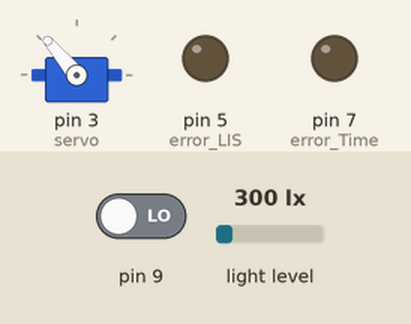
This sketch was run on a simulated Arduino Uno, built with avr-gcc and run on an emulated ATmega328P. On the bench: servo, output pins drawn as LEDs (lit = HIGH). The test bench sets the inputs (shaded band); at power-on: pin 9 LOW, light level 300 lx. Storage starts empty.

Above: at 3.2 s.
3.3 s: pin 9 driven HIGH
At 4.7 s:
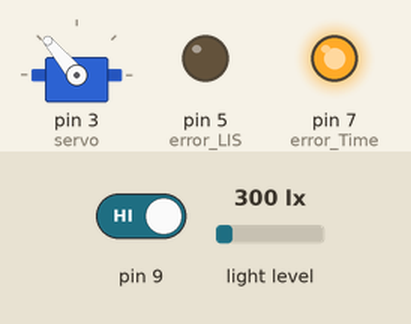
5.0 s: pin 9 driven LOW
At 6.3 s:
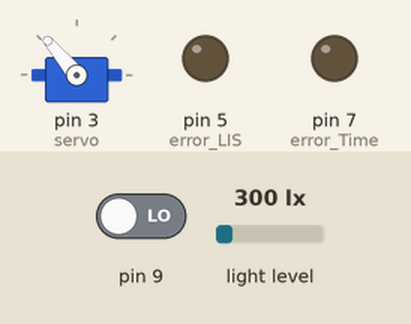
Timing chart, 0 to 8.0 s (numbered marks = the images above; inputs shaded):
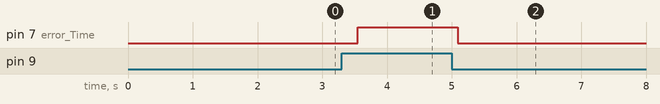

Measured:
- after the input at 3.3 s, pin 7 (error_Time): LOW → HIGH after 0.25 s
- after the input at 5.0 s, pin 7 (error_Time): HIGH → LOW after 0.10 s

The sketch:

deployBuild2.ino
```cpp
#include <Wire.h>
#include <BH1750.h>
#include <Servo.h>
#include <SD.h>
#include <SPI.h>

BH1750 lightMeter;
Servo servo;
File myFile;

void errorSetup(){
  SD.begin();
  pinMode(5, OUTPUT); //error LIS
  pinMode(7, OUTPUT); //error Time, Servo
}

void irSetup(){
  pinMode(9, INPUT);
}

void ServoSetup(){
  servo.attach(3);
  servo.write(130);
  delay(2000);
}

void lisSetup(){
  lightMeter.begin();
}

void setup()
{
  lisSetup();
  ServoSetup();
  errorSetup();
  irSetup();
  Serial.begin(9600);
  Wire.begin();

}

void loop()
{
  errorCorrection();
  if( RainModule() == 0 && getLightInstensity() < 1000){
    servo.write(0);
  }
  else{
    servo.write(130);
  }
}

void errorCorrection(){
  myFile = SD.open("logging.txt", FILE_WRITE);

  int sensorState = digitalRead(9);
  if (sensorState == HIGH && servo.read() == 130){ //IR baca, tapi servo buka
    digitalWrite(7, HIGH);
    myFile.print(getLightInstensity());
    myFile.print("||");
    myFile.print(RainModule());
    myFile.print("||");
    myFile.println("er-01");
    myFile.close(); // close the file
  }
  else if (sensorState == LOW && servo.read() == 0){
    digitalWrite(7, HIGH);
    myFile.print(getLightInstensity());
    myFile.print("||");
    myFile.print(RainModule());
    myFile.print("||");
    myFile.println("er-02");
    myFile.close(); // close the file
  }
  else{
    digitalWrite(7, LOW);
  }
  if(getLightInstensity() == -2 || getLightInstensity() == -1){
    digitalWrite(5, HIGH);
    myFile.print(getLightInstensity());
    myFile.print("||");
    myFile.print(RainModule());
    myFile.print("||");
    myFile.println("er-03");
    myFile.close(); // close the file
  }
  else{
    digitalWrite(5, LOW);
  }
  delay(500);
}

int RainModule(){
  const int capteur_D = 0;
  const int capteur_A = A0;

  pinMode(capteur_D, INPUT);

  if(digitalRead(capteur_D) == LOW)
  {
    delay(1);
    return 1;
  }
  else
  {
    delay(1);
    return 0;
  }
}

float getLightInstensity(){
  float lux = lightMeter.readLightLevel(); //baca dari lightsensor
  return lux;
}
```
